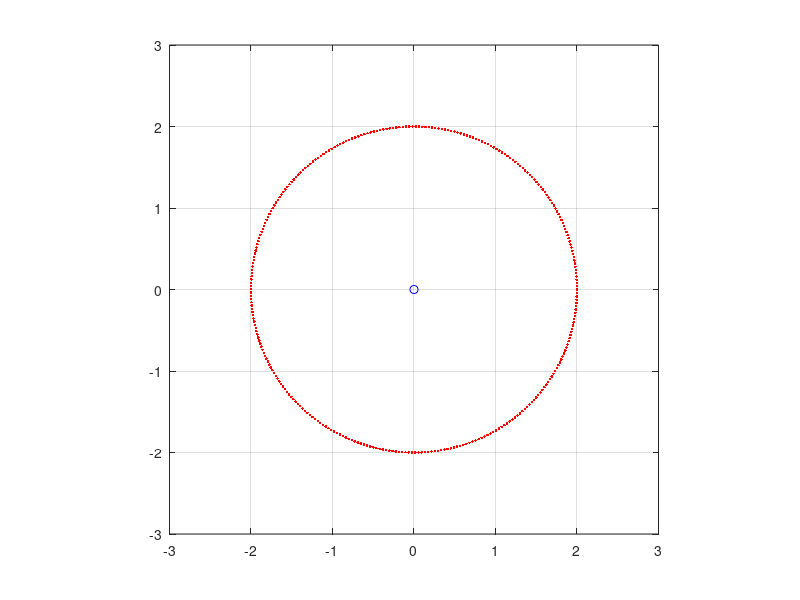

Write MATLAB code to recreate this figure. (Note: this script raises an error after producing the figure.)

%% 시간에 대해서 plot
clear; close all;

t=0:0.01:3.14;

x=2*cos(2*t);
y=2*sin(2*t);

plot(0, 0, 'bo'); hold on; grid on;
axis([-3 3 -3 3]);
pbaspect([1 1 1]) % 길이 조절

for n=1:length(t)
    plot(x(n),y(n), 'r.', 'linewidth', 1);

    pause(0.01);
end


%%
clear; close all;

Thetar = linspace(-5*pi,5*pi,5*601);
Thetar = wrapToPi(Thetar);

mag = 5;
m1 = mag*cos(Thetar);
m2 = mag*cos(Thetar-2*pi/3);
m3 = mag*cos(Thetar+2*pi/3);

figure;
% main = plot(0, 0, 'ko');
hold on; grid on;
axis([-10 10 -10 10]);
pbaspect([1 1 1]);

aphase = [1 0];
bphase = [cos(2*pi/3) sin(2*pi/3)];
cphase = [cos(4*pi/3) sin(4*pi/3)];
sum = aphase + bphase + cphase;

a = plot([0 aphase(1)], [0 aphase(2)], 'r', 'DisplayName', 'Phase A');
b = plot([0 bphase(1)], [0 bphase(2)], 'g', 'DisplayName', 'Phase B');
c = plot([0 cphase(1)], [0 cphase(2)], 'b', 'DisplayName', 'Phase C');
d = plot([0 sum(1)], [0 sum(2)], 'k--', 'DisplayName', 'sum', 'linewidth', 2);

legend([a b c d]); %, 'location', 'best');

for i=1:size(Thetar,2)
    
    sum=[ m1(i)*aphase(1) + m2(i)*bphase(1) + m3(i)*cphase(1);
          m1(i)*aphase(2) + m2(i)*bphase(2) + m3(i)*cphase(2);];

    % Update the phase vector plots
    set(a, 'XData', [0 m1(i)*aphase(1)], 'YData', [0 m1(i)*aphase(2)]);
    set(b, 'XData', [0 m2(i)*bphase(1)], 'YData', [0 m2(i)*bphase(2)]);
    set(c, 'XData', [0 m3(i)*cphase(1)], 'YData', [0 m3(i)*cphase(2)]);
    set(d, 'XData', [0 sum(1)], 'YData', [0 sum(2)]);

    pause(0.005);
    hold off;
end

fprintf("end code\n\n");

% todo) arrow: plot 대신 quiver.
% quiver(0, 0, V(1,1), V(2,1), 'r', 'LineWidth', 2);
% quiver(0, 0, V(1,2), V(2,2),